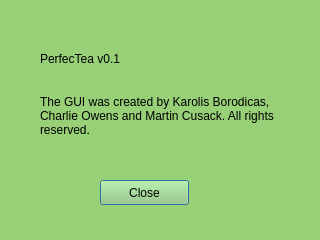
<?xml version="1.0" encoding="UTF-8"?>
<ui version="4.0">
 <class>infodialog</class>
 <widget class="QDialog" name="infodialog">
  <property name="geometry">
   <rect>
    <x>0</x>
    <y>0</y>
    <width>320</width>
    <height>240</height>
   </rect>
  </property>
  <property name="windowTitle">
   <string>Dialog</string>
  </property>
  <property name="styleSheet">
   <string notr="true">background-color: rgb(152, 208, 119);</string>
  </property>
  <widget class="QPushButton" name="pushButton">
   <property name="geometry">
    <rect>
     <x>100</x>
     <y>180</y>
     <width>89</width>
     <height>25</height>
    </rect>
   </property>
   <property name="text">
    <string>Close</string>
   </property>
  </widget>
  <widget class="QLabel" name="label">
   <property name="geometry">
    <rect>
     <x>40</x>
     <y>60</y>
     <width>251</width>
     <height>111</height>
    </rect>
   </property>
   <property name="text">
    <string>The GUI was created by Karolis Borodicas, Charlie Owens and Martin Cusack. All rights reserved.</string>
   </property>
   <property name="wordWrap">
    <bool>true</bool>
   </property>
  </widget>
  <widget class="QLabel" name="label_2">
   <property name="geometry">
    <rect>
     <x>40</x>
     <y>50</y>
     <width>111</width>
     <height>17</height>
    </rect>
   </property>
   <property name="text">
    <string>PerfecTea v0.1</string>
   </property>
  </widget>
 </widget>
 <resources/>
 <connections/>
</ui>
